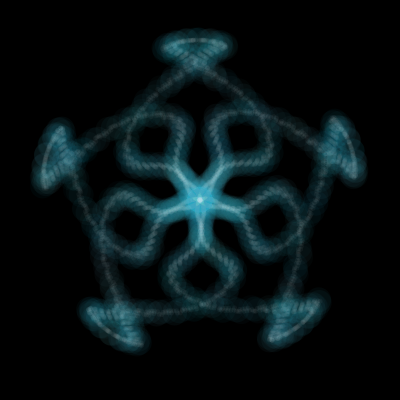
Frame 1 (no input)
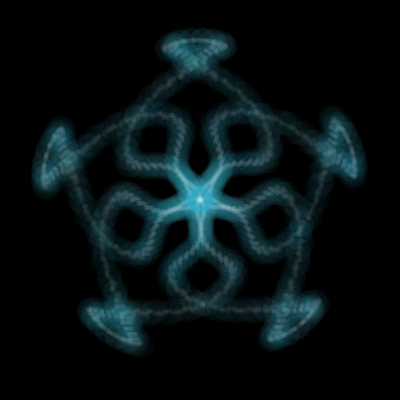
Frame 60 (the mouse pressed at the canvas centre just before this capture)
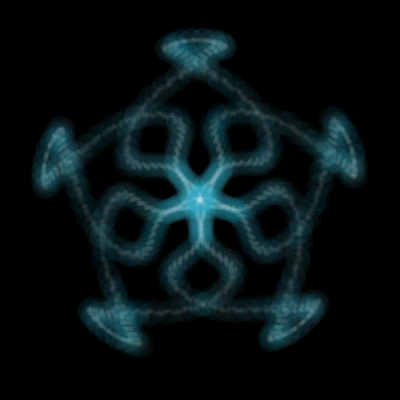
Frame 120 (the mouse held since frame 60 and released just before this capture)

The Processing sketch that drew these frames (run headless with seeded random() and noise(); from frame 60 on, the mouse is pressed at the canvas centre):

// Processing sketch: processing_185839
// ── processing_185839.pde

float a;
float b;
float c;
float d;
int num = 5000;
float x;
float y;
float r1 = 0;//266549;//0;
float t1 = 0.2*2;
float r2 = 0;//1320000;//0;
float t2 = 1;
float h2 = 0.5;
float r3 = 0;//133274;//0;
float t3 = 0.1;
float h3 = 0.2;

float r1_goal = r1 + t1;// * num;
float r2_goal = r2 + t2;// * num;
float r3_goal = r3 + t3;// * num;

float R;
float theta = 0;

void setup() {
  size(400, 400);
  colorMode(HSB, 360, 100, 100);
  background(0);
  smooth();

  //noLoop();
}

void draw() {
  background(0);

  pushMatrix();
  translate(width/2, height/2);
  //rotate(radians(-90));
  noStroke();
  for (int i = 0;i <= num;i += 1) {
    b = cos(r2);
    a = b * h2 * 2 - 1; 
    c = (sin(r2*3)-sin(r2*5))/5;
    x = 80 * a * sin(r1 + c);
    y = 80 * a * cos(r1 + c);

    r1 += t1;
    r2 += t2;
    r3 += t3;

    if (i % 5 == 0) {
      R = 25;
      fill(190, random(50, 100), random(50, 100), 10);
    }
    else {
      R = 5;
      fill(360, 10);
    }
    ellipse(x, y, R, R);
  }

  r1 = r1_goal;
  r2 = r2_goal;
  r3 = r3_goal;

  popMatrix();
}
